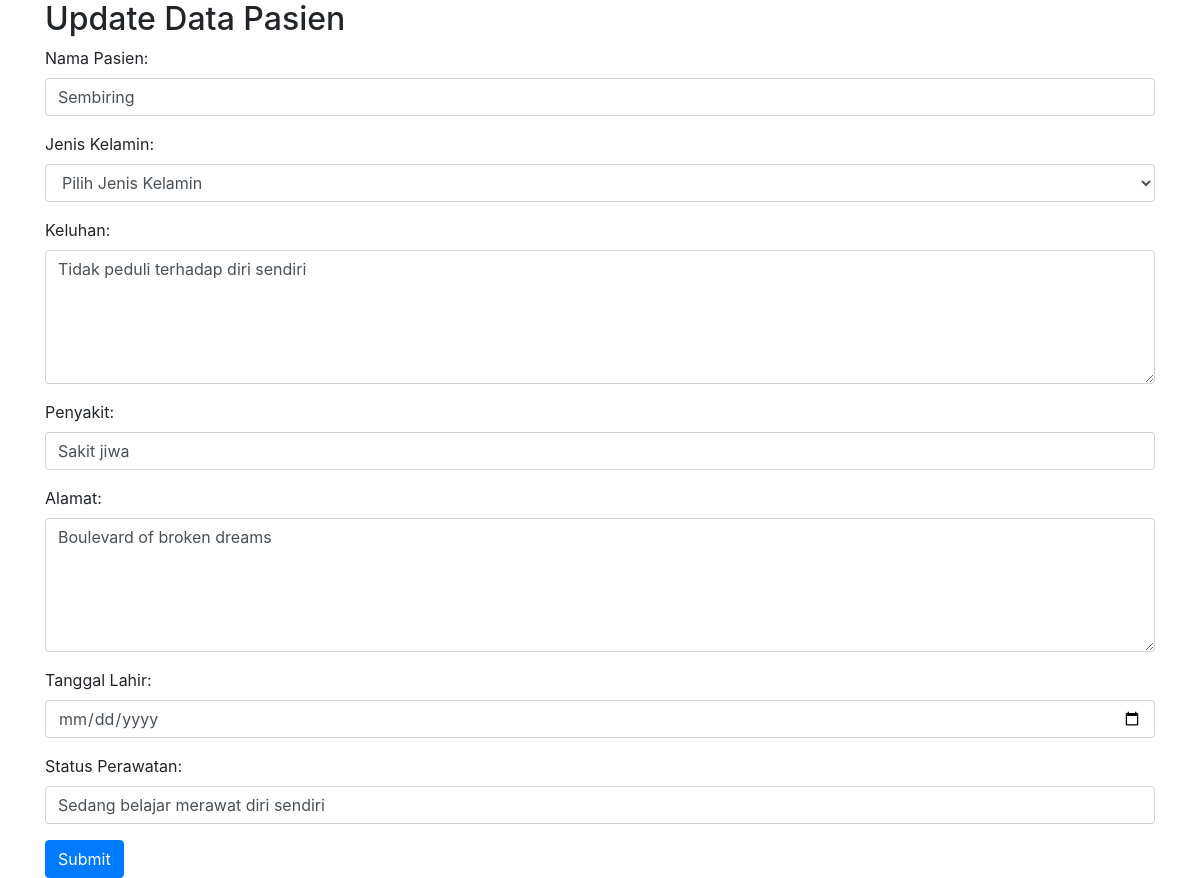
The app's page /update.php?id_pasien=4 with its own data.
### tables this page shows
CREATE TABLE `pasien` (
  `id_pasien` int(11) NOT NULL,
  `nama_pasien` varchar(44) NOT NULL,
  `jenis_kelamin` varchar(1) NOT NULL,
  `keluhan` varchar(123) NOT NULL,
  `penyakit` varchar(44) NOT NULL,
  `alamat` varchar(123) NOT NULL,
  `tanggal_lahir` date NOT NULL,
  `status_perawatan` varchar(123) NOT NULL
);

### update.php (the view, shortened to what this page needs)
<!DOCTYPE html>
<html>
<head>
    <link rel="stylesheet" href="https://cdn.jsdelivr.net/npm/bootstrap@4.6.1/dist/css/bootstrap.min.css">
</head>
<body>
<div class="container">
    <?php
    include "koneksi.php";
    function input($data) {
        $data = trim($data);
        $data = stripslashes($data);
        $data = htmlspecialchars($data);
        return $data;
    }
    if (isset($_GET['id_pasien'])) {
        $id_pasien = input($_GET["id_pasien"]);
        $sql = "select * from pasien where id_pasien=$id_pasien";
        $hasil = mysqli_query($kon, $sql);
        $data = mysqli_fetch_assoc($hasil);
    }
    ?>
    <h2>Update Data Pasien</h2>
    <form action="<?php echo htmlspecialchars($_SERVER["PHP_SELF"]);?>" method="post">
        <div class="form-group">
            <label>Nama Pasien:</label>
            <input type="text" name="nama_pasien" class="form-control" placeholder="Masukkan Nama Pasien" value="<?php echo $data['nama_pasien']; ?>" required />
        </div>
        <div class="form-group">
            <label>Jenis Kelamin:</label>
            <select name="jenis_kelamin" class="form-control" required>
                <option value="">Pilih Jenis Kelamin</option>
            </select>
        </div>
        <div class="form-group">
            <label>Keluhan:</label>
            <textarea name="keluhan" class="form-control" rows="5" placeholder="Masukkan Keluhan" required><?php echo $data['keluhan']; ?></textarea>
        </div>
        <div class="form-group">
            <label>Penyakit:</label>
            <input type="text" name="penyakit" class="form-control" placeholder="Masukkan Penyakit" value="<?php echo $data['penyakit']; ?>" required />
        </div>
        <div class="form-group">
            <label>Alamat:</label>
            <textarea name="alamat" class="form-control" rows="5" placeholder="Masukkan Alamat" required><?php echo $data['alamat']; ?></textarea>
        </div>
        <div class="form-group">
            <label>Tanggal Lahir:</label>
            <input type="date" name="tanggal_lahir" class="form-control" value="<?php echo $data['tanggal_lahir']; ?>" required />
        </div>
        <div class="form-group">
            <label>Status Perawatan:</label>
            <input type="text" name="status_perawatan" class="form-control" placeholder="Masukkan Status Perawatan" value="<?php echo $data['status_perawatan']; ?>" required />
        </div>
        <button type="submit" name="submit" class="btn btn-primary">Submit</button>
    </form>
</div>
</body>
</html>

### records on screen
pasien: nama_pasien "Sembiring", keluhan "Tidak peduli terhadap diri sendiri", penyakit "Sakit jiwa", alamat "Boulevard of broken dreams", status_perawatan "Sedang belajar merawat diri sendiri"
